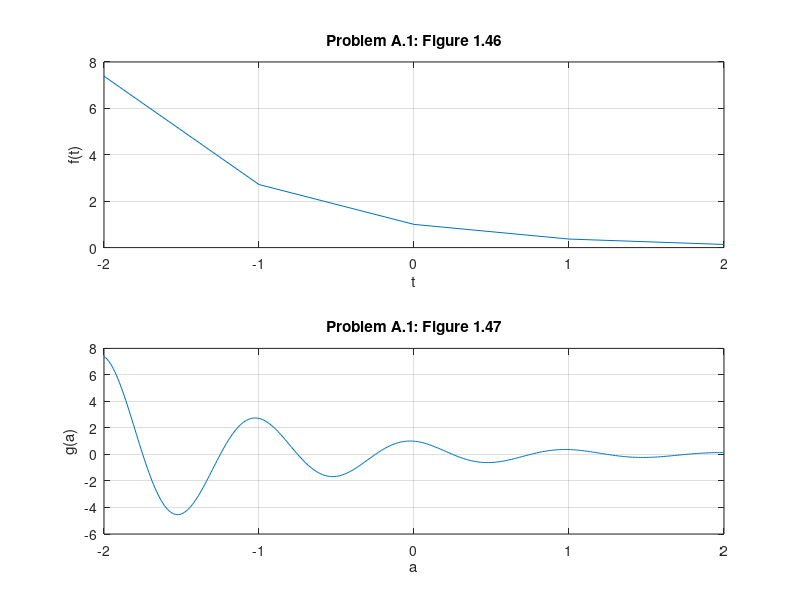

Source code (MATLAB):
f = @(t) exp(-t).*cos(2*pi*t);
t = (-2:2); 
f(t)
subplot(2,1,1)
plot(t,f(t));
title('Problem A.1: Figure 1.46')
xlabel('t'); 
ylabel('f(t)'); grid;

g = @(a) exp(-a).*cos(2*pi*a);
a = (-2:0.01:2); 
g(a)
subplot(2,1,2)
plot(a,g(a));
title('Problem A.1: Figure 1.47')
xlabel('a'); 
ylabel('g(a)'); grid;

